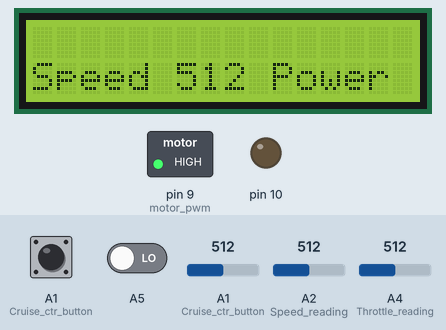
Bench run of a sketch on a simulated Arduino Nano, built with avr-gcc and run on an emulated ATmega328P. Shown: 16×2 character LCD, switched loads named in the sketch (green lamp = pin HIGH), output pins drawn as LEDs (lit = HIGH). The inputs (shaded band) are chosen by the test bench; at power-on: A1 (Cruise_ctr_button) LOW, A1 (Cruise_ctr_button) = 512, A4 (Throttle_reading) = 512, A2 (Speed_reading) = 512, A5 LOW.

Above: at 1.2 s.
1.3 s: A1 (Cruise_ctr_button) pulled HIGH for 1 s
3.8 s: A1 (Cruise_ctr_button) set to 716
At 5.0 s:
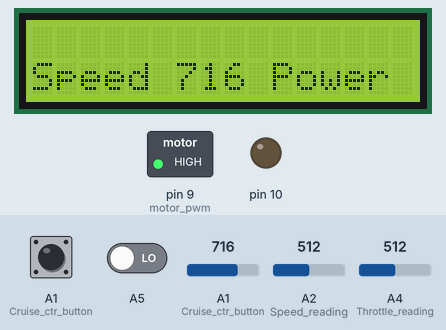
5.3 s: A1 (Cruise_ctr_button) set to 900
At 6.3 s:
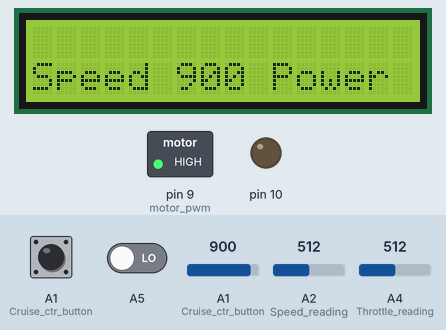
6.8 s: A4 (Throttle_reading) set to 122
At 7.3 s:
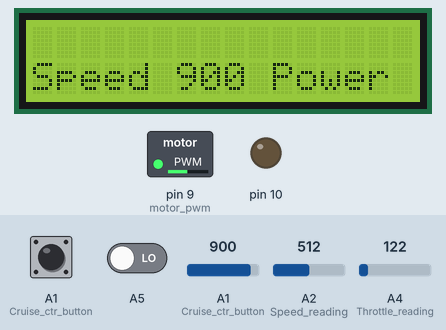
8.3 s: A4 (Throttle_reading) set to 306
At 9.5 s:
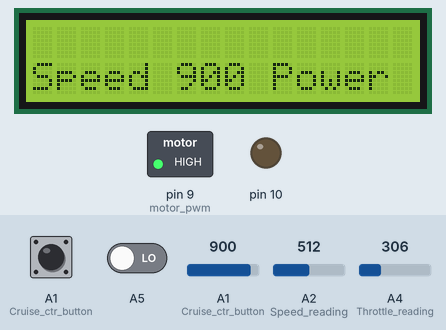
9.8 s: A1 (Cruise_ctr_button) set to 1023
At 10.9 s:
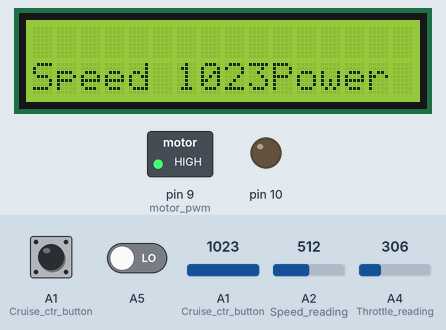
Timing chart, 0 to 12.3 s (numbered marks = the images above; inputs shaded):
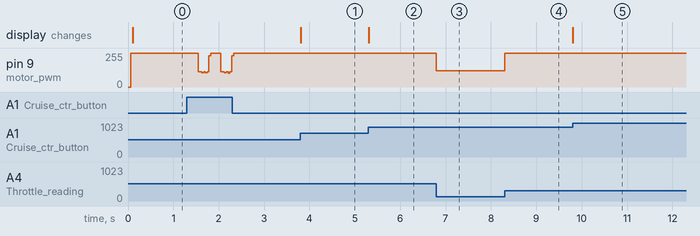

The sketch:

ebik.ino
```cpp
#include <LiquidCrystal.h>

#include <TimedAction.h>


LiquidCrystal lcd(12, 11, 5, 4, 3, 2);

void cruisectr();
void msw();
void speedReading();
TimedAction cruises=TimedAction(250,cruisectr);//Consider debounce
TimedAction maxspeed=TimedAction(250,msw);//Consider debounce
TimedAction speedRead=TimedAction(100,speedReading);

int cruise=0;
int cruiseSet=20;//cruise speed in mph
int maxSpeed=30;
int mswsetting=0;

void setup() {
  // set up the LCD's number of columns and rows:
  lcd.begin(16, 2);
  //Speed warning adjust
  pinMode(A3,INPUT);
  pinMode(A7,INPUT);
  pinMode(10,OUTPUT);

  pinMode(A4,INPUT);//Throttle reading

  //Cruise control adjust
  pinMode(A5,INPUT);
  pinMode(A6,INPUT);
  //end

  pinMode(A2,INPUT);//Speed reading

  pinMode(A1,INPUT);//Cruise ctr button

  pinMode(9,OUTPUT);//motor pwm

}

void loop() {
  cruises.check();
  maxspeed.check();
  speedRead.check();

  double throttle=analogRead(A4);
  double dcyc=throttle;//change this?
  analogWrite(9,dcyc);

  if(cruise==1){//cruise control
     int vel=analogRead(A1);//change this
     if(vel>cruiseSet){
        digitalWrite(9,LOW);
     }
     if(vel<cruiseSet){
        digitalWrite(9,HIGH);
     }
  }
}

void cruisectr(){ //Cruise ctrl button
   int b=digitalRead(A1);
   if(b==1){
     if(cruise==0){
       cruise=1;
     }
     else{
       cruise=0;
     }
   }

   int up=digitalRead(A5);
   int down=digitalRead(A6);
   if(up==1){
       cruiseSet=cruiseSet+1;
   }
   if(down==1){
       cruiseSet=cruiseSet-1;
   }
}

void speedReading(){ //reads speed in mph
   lcd.setCursor(0, 1);
   int vel=analogRead(A1);//change this
   lcd.print("Speed ");
   lcd.print(vel);

   double throttle=analogRead(A2);
   lcd.setCursor(10, 1);
   lcd.print("Power ");
   lcd.print(throttle);
}

void msw(){  //Max Speed Warning
   if(mswsetting==1){
      int sped=analogRead(A1);//change this
      if(sped>=maxSpeed){
         digitalWrite(10,HIGH);
      }
   }
}
```

Measured:
- after the input at 3.8 s, the display: changes at once (image 1)
- after the input at 5.3 s, the display: changes at once (image 2)
- after the input at 6.8 s, pin 9 (motor_pwm): 255/255 → 122/255 at once
- after the input at 8.3 s, pin 9 (motor_pwm): 122/255 → 255/255 at once
- after the input at 9.8 s, the display: changes at once (image 5)
